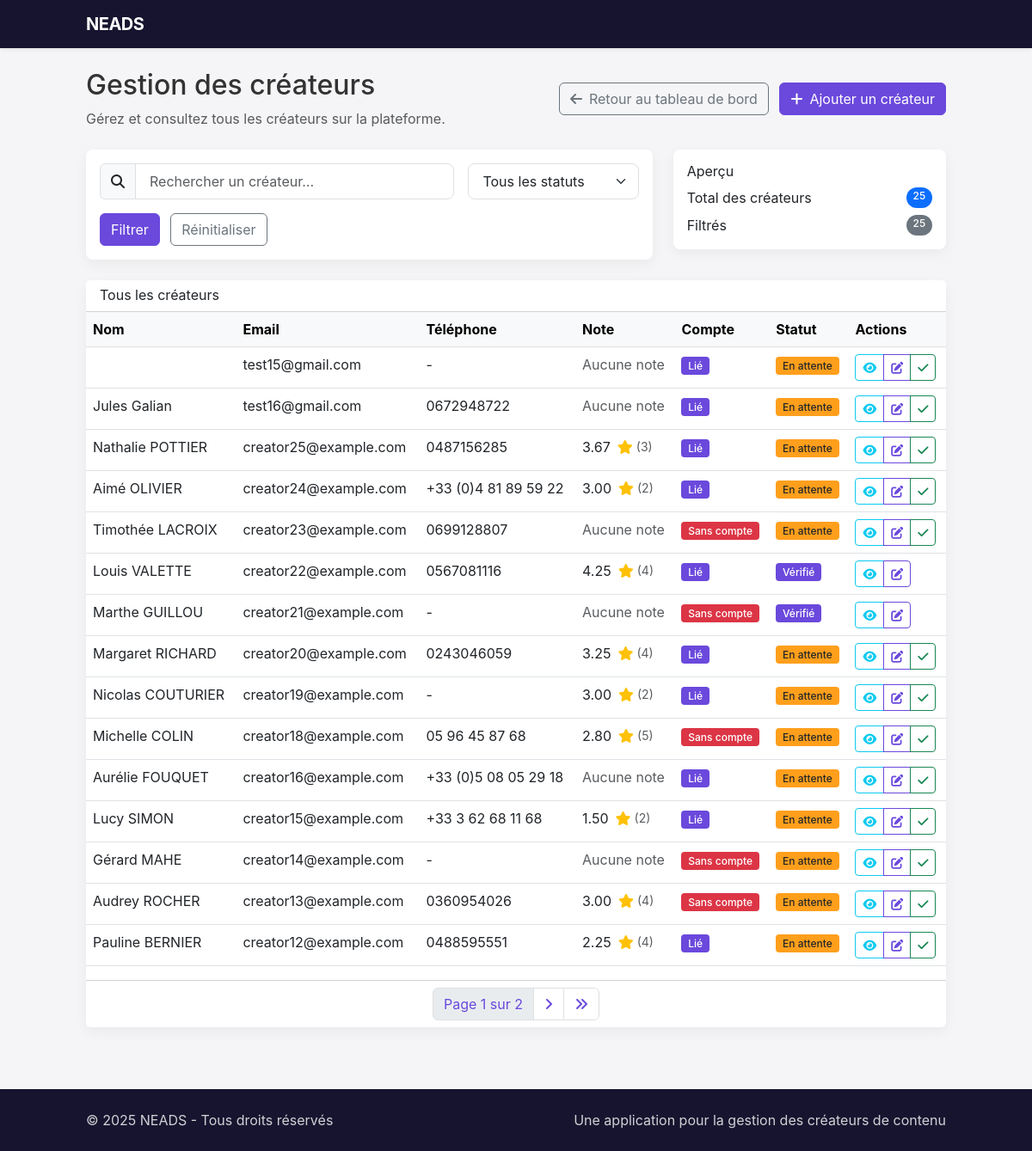
The app's page /gestion/createurs/ (signed in), older data.
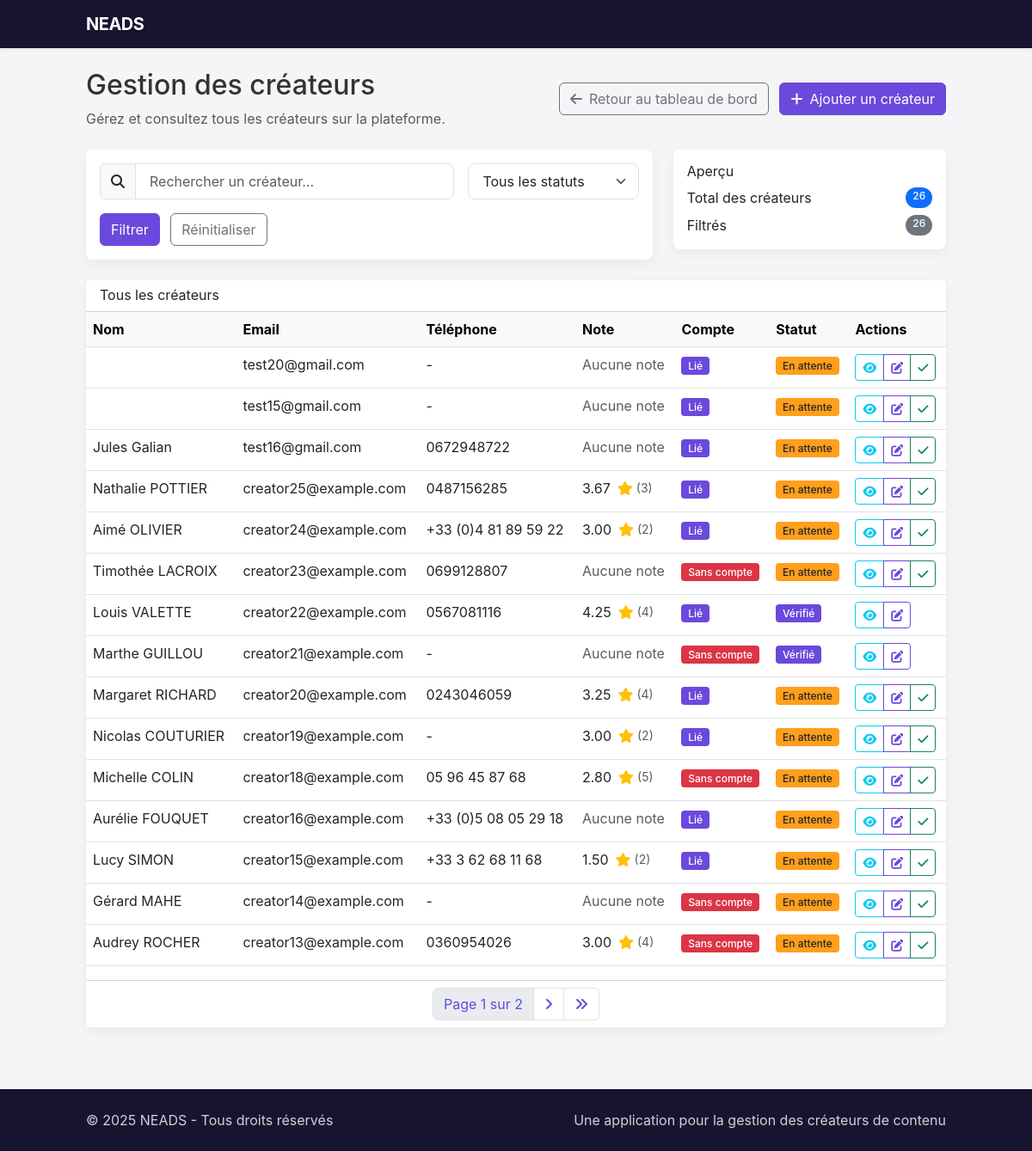
The same page, newer data.
### neads/creators/models.py (models this page shows, shortened)
class Creator(models.Model):
    GENDER_CHOICES = (
        ('M', 'Homme'),
        ('F', 'Femme'),
        ('O', 'Autre'),
    )
    CONTENT_TYPE_CHOICES = (
        ('video', 'Vidéo'),
        ('image', 'Image'),
        ('audio', 'Audio'),
        ('ugc_duo', 'UGC Duo'),
        ('animal', 'Animal'),
    )
    user = models.OneToOneField(User, on_delete=models.SET_NULL, blank=True, null=True, related_name='creator_profile')
    first_name = models.CharField(max_length=50)
    last_name = models.CharField(max_length=50)
    full_name = models.CharField(max_length=100, blank=True)  # Auto-généré
    age = models.PositiveIntegerField(validators=[MinValueValidator(13), MaxValueValidator(100)])
    gender = models.CharField(max_length=1, choices=GENDER_CHOICES)
    featured_image = models.ImageField(upload_to=featured_image_upload_path, blank=True, null=True, verbose_name="Image mise en avant")
    youtube_link = models.URLField(max_length=255, blank=True, null=True, verbose_name="Chaîne YouTube")
    tiktok_link = models.URLField(max_length=255, blank=True, null=True, verbose_name="Profil TikTok")
    instagram_link = models.URLField(max_length=255, blank=True, null=True, verbose_name="Profil Instagram")
    location = models.ForeignKey(Location, on_delete=models.SET_NULL, null=True, related_name='creators')
    email = models.EmailField()
    phone = models.CharField(max_length=20, blank=True, null=True)
    domains = models.ManyToManyField(Domain, related_name='creators')
    bio = models.TextField(blank=True, null=True)
    equipment = models.CharField(max_length=255, blank=True, null=True)
    delivery_time = models.CharField(max_length=50, blank=True, null=True)
    content_types = models.ManyToManyField(ContentType, related_name='creators', blank=True)
    mobility = models.BooleanField(default=False)
    can_invoice = models.BooleanField(default=False)
    previous_clients = models.TextField(blank=True, null=True)
    average_rating = models.DecimalField(max_digits=3, decimal_places=2, default=0.0)
    total_ratings = models.PositiveIntegerField(default=0)
    verified_by_neads = models.BooleanField(default=False)
    created_at = models.DateTimeField(auto_now_add=True)
    updated_at = models.DateTimeField(auto_now=True)
    last_activity = models.DateTimeField(blank=True, null=True)

### neads/core/views.py (the view, shortened to what this page needs)
# urls.py: path('gestion/createurs/', views.creator_list, name='creator_list'),
@login_required
@role_required(['admin', 'consultant'])
def creator_list(request):
    creators = Creator.objects.all().order_by('-created_at')
    verified_filter = request.GET.get('verified')
    if verified_filter == 'true':
        creators = creators.filter(verified_by_neads=True)
    elif verified_filter == 'false':
        creators = creators.filter(verified_by_neads=False)
    search_query = request.GET.get('query')
    paginator = Paginator(creators, 15)  # 15 créateurs par page
    page_number = request.GET.get('page', 1)
    page_obj = paginator.get_page(page_number)
    context = {
        'creators': page_obj,
        'search_query': search_query,
        'verified_filter': verified_filter,
        'total_creators': paginator.count,
    }
    return render(request, 'core/creator_list.html', context)

### neads/core/models.py (called while the page is built)
    def has_role(self, role_name):
        return self.role == role_name

### templates/core/creator_list.html (shortened to what the changed rows need)
{% extends 'base.html' %}
{% block content %}
<div class="row mb-4">
  <div class="col-12">
    <div class="d-flex justify-content-between align-items-center">
      <div>
        <h1 class="h2">Gestion des créateurs</h1>
      </div>
    </div>
  </div>
</div>
<div class="row mb-4">
  <div class="col-md-4">
    <div class="card">
      <div class="card-body">
        <div class="d-flex justify-content-between mb-2">
          <span>Total des créateurs</span>
          <span class="badge bg-primary rounded-pill">{{ total_creators }}</span>
        </div>
        <div class="d-flex justify-content-between">
          <span>Filtrés</span>
          <span class="badge bg-secondary rounded-pill">{{ creators.paginator.count }}</span>
        </div>
      </div>
    </div>
  </div>
</div>
<div class="row">
  <div class="col-12">
    <div class="card">
      <div class="card-body p-0">
        <div class="table-responsive">
          <table class="table table-hover">
            <thead class="table-light">
              <tr>
                <th>Nom</th>
                <th>Email</th>
                <th>Téléphone</th>
                <th>Note</th>
                <th>Compte</th>
                <th>Statut</th>
                <th>Actions</th>
              </tr>
            </thead>
            <tbody>
              {% for creator in creators %}
              <tr>
                <td>{{ creator.full_name }}</td>
                <td>{{ creator.email }}</td>
                <td>{{ creator.phone|default:"-" }}</td>
                <td>
                  {% if creator.average_rating > 0 %}
                  <div class="d-flex align-items-center">
                    <span class="me-2">{{ creator.average_rating }}</span>
                    <i class="fas fa-star text-warning"></i>
                    <span class="ms-1 text-muted small">({{ creator.total_ratings }})</span>
                  </div>
                  {% else %}
                  <span class="text-muted">Aucune note</span>
                  {% endif %}
                </td>
                <td>
                  {% if creator.user %}
                  <span class="badge bg-success">Lié</span>
                  {% else %}
                  <span class="badge bg-danger">Sans compte</span>
                  {% endif %}
                </td>
                <td>
                  {% if creator.verified_by_neads %}
                  <span class="badge bg-success">Vérifié</span>
                  {% else %}
                  <span class="badge bg-warning text-dark">En attente</span>
                  {% endif %}
                </td>
                <td>
                  <div class="btn-group" role="group">
                    <a href="{% url 'creator_detail' creator_id=creator.id %}" class="btn btn-sm btn-outline-info" data-bs-toggle="tooltip" title="Voir la fiche">
                      <i class="fas fa-eye"></i>
                    </a>
                    <a href="#" class="btn btn-sm btn-outline-primary" data-bs-toggle="tooltip" title="Modifier">
                      <i class="fas fa-edit"></i>
                    </a>
                    {% if not creator.verified_by_neads %}
                    <a href="#" class="btn btn-sm btn-outline-success" data-bs-toggle="tooltip" title="Vérifier">
                      <i class="fas fa-check"></i>
                    </a>
                    {% endif %}
                  </div>
                </td>
              </tr>
              {% endfor %}
            </tbody>
          </table>
        </div>
      </div>
    </div>
  </div>
</div>
{% endblock %}

Row changes from the older to the newer data that the page shows:
no longer on this page (row unchanged): Creator: full_name "Pauline BERNIER", email "creator12@example.com", phone "0488595551", average_rating "2.25", total_ratings "4", shows "Lié", verified_by_neads "En attente"
added Creator: email "test20@gmail.com", phone "-", average_rating "Aucune note", shows "Lié", verified_by_neads "En attente"
Text that changed along with them:
{{ total_creators }}: "25" → "26"
{{ creators.paginator.count }}: "25" → "26"
